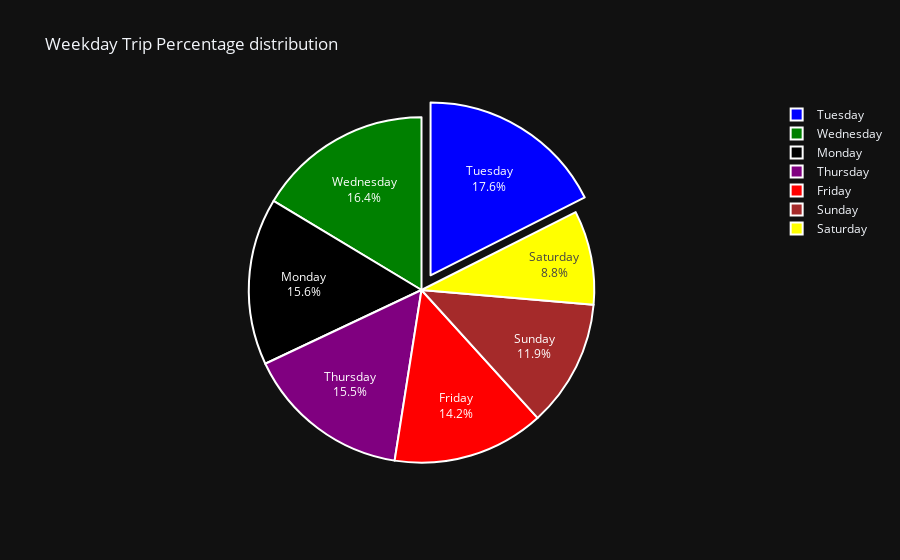

Notebook source saved alongside this figure:
### Code cell
#label = ['Tuesday', 'Wednesday', 'Monday', 'Thursday', 'Friday', 'Sunday', 'Saturday']
colors = ['blue', 'green', 'black', 'purple', 'red', 'brown', 'yellow']
fig = px.pie(weekday, values='dayoftheWeek', names=weekday.index.tolist(), title='Weekday Trip Percentage distribution')

fig.update_traces(hoverinfo='label+percent', textfont_size=12,
                  textinfo='label+percent', pull=[0.1, 0, 0, 0, 0, 0, 0],
                  marker=dict(colors=colors, line=dict(color='#FFFFFF', width=2)))

fig.update_layout(template='plotly_dark')

### Figure 1 — Plotly figure (JSON) as saved in the notebook; plotly's stock layout.template omitted (floating-point values rounded to 4 significant figures)
{"data": [{"domain": {"x": [0, 1], "y": [0, 1]}, "hoverinfo": "label+percent", "hovertemplate": "label=%{label}<br>dayoftheWeek=%{value}<extra></extra>", "labels": ["Tuesday", "Wednesday", "Monday", "Thursday", "Friday", "Sunday", "Saturday"], "legendgroup": "", "marker": {"colors": ["blue", "green", "black", "purple", "red", "brown", "yellow"], "line": {"color": "#FFFFFF", "width": 2}}, "name": "", "pull": [0.1, 0, 0, 0, 0, 0, 0], "showlegend": true, "textfont": {"size": 12}, "textinfo": "label+percent", "type": "pie", "values": [17.56, 16.38, 15.64, 15.49, 14.21, 11.91, 8.804]}], "layout": {"legend": {"tracegroupgap": 0}, "title": {"text": "Weekday Trip Percentage distribution"}}}
